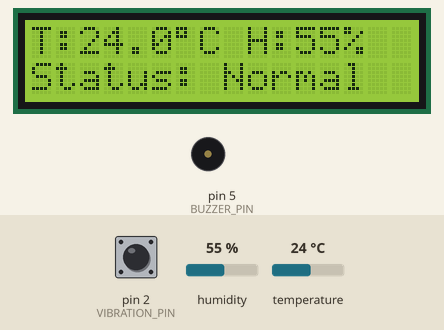
The sketch below on a simulated Arduino Uno, built with avr-gcc and run on an emulated ATmega328P. On the bench: 16×2 character LCD, buzzer (waves = sounding, pin HIGH). The inputs (shaded band) are chosen by the test bench; at power-on: temperature 24 °C, humidity 55 %, pin 2 (VIBRATION_PIN) LOW. What the sketch prints to the serial monitor is not drawn.

Above: at 2.7 s.
2.8 s: temperature set to 4 °C
At 5.2 s:
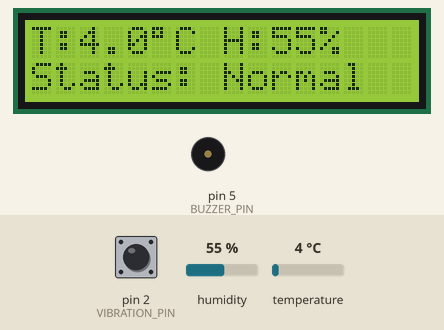
5.5 s: humidity set to 22 %
At 9.4 s:
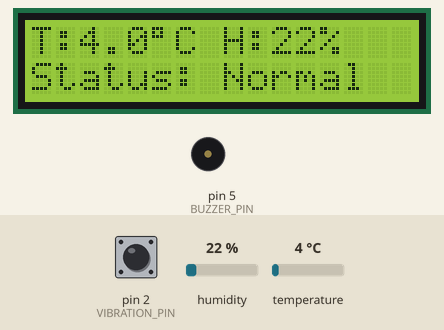
9.7 s: pin 2 (VIBRATION_PIN) driven HIGH
12.4 s: temperature set to 12 °C
At 15.6 s:
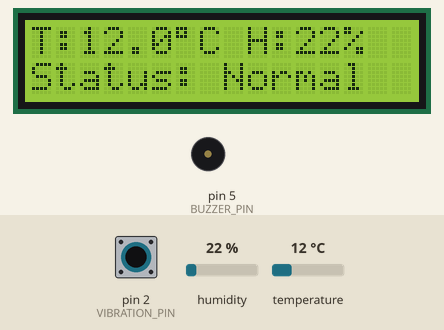
15.9 s: humidity set to 40 %
At 16.8 s:
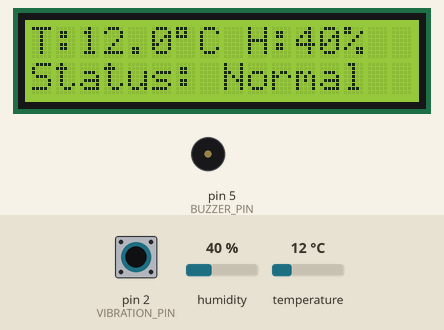
18.6 s: pin 2 (VIBRATION_PIN) pulsed LOW 2 times (0.12 s each, 0.3 s apart)
Timing chart, 0 to 21.6 s (numbered marks = the images above; inputs shaded):
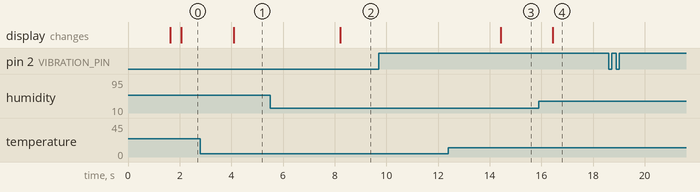

Measured:
- after the input at 2.8 s, the display: changes after 1.3 s (image 1)
- after the input at 5.5 s, the display: changes after 2.7 s (image 2)
- after the input at 9.7 s, every drawn part: stays the same
- after the input at 12.4 s, the display: changes after 2.0 s (image 3)
- after the input at 15.9 s, the display: changes after 0.55 s (image 4)
- after the input at 18.6 s, every drawn part: stays the same

The sketch:

stress_monitor.ino
```cpp
/*
 * Pre-Epileptic Stress Aid Monitor
 * Author: Aditi S Puranik
 * Description: Real-time multi-sensor monitoring system for early detection
 *              of epileptic stress indicators using DHT11, SW-420 vibration
 *              sensor, interrupt-driven architecture, and ADC optimization.
 */

#include <DHT.h>
#include <Wire.h>
#include <LiquidCrystal_I2C.h>

// ─── Sensor & Pin Definitions ─────────────────────────────────────────────────
#define DHT_PIN         4       // DHT11 data pin
#define DHT_TYPE        DHT11
#define VIBRATION_PIN   2       // INT0 — hardware interrupt pin
#define BUZZER_PIN      5

// ─── Alert Thresholds (tune as needed) ────────────────────────────────────────
#define TEMP_THRESHOLD    37.5  // °C — above normal body temp
#define HUMID_THRESHOLD   70.0  // %RH — elevated humidity

// ─── Polling Interval ─────────────────────────────────────────────────────────
#define DHT_READ_INTERVAL 2000  // ms — DHT11 min stable read interval
#define DEBOUNCE_DELAY    200   // ms — vibration ISR debounce

// ─── Object Instantiation ─────────────────────────────────────────────────────
DHT dht(DHT_PIN, DHT_TYPE);
LiquidCrystal_I2C lcd(0x27, 16, 2);

// ─── Shared ISR Variables (volatile) ─────────────────────────────────────────
volatile bool vibrationDetected = false;
volatile unsigned long lastVibrationTime = 0;

// ─── State Variables ──────────────────────────────────────────────────────────
float temperature = 0.0;
float humidity    = 0.0;
unsigned long lastDHTRead = 0;
bool alertActive  = false;

// ─────────────────────────────────────────────────────────────────────────────
void setup() {
  Serial.begin(9600);

  pinMode(BUZZER_PIN, OUTPUT);
  digitalWrite(BUZZER_PIN, LOW);
  pinMode(VIBRATION_PIN, INPUT);

  // Attach interrupt on INT0 (D2) — triggers on RISING edge
  attachInterrupt(digitalPinToInterrupt(VIBRATION_PIN), vibrationISR, RISING);

  dht.begin();

  lcd.init();
  lcd.backlight();
  lcd.setCursor(0, 0);
  lcd.print("Stress Monitor");
  lcd.setCursor(0, 1);
  lcd.print("Initializing...");
  delay(1500);
  lcd.clear();

  Serial.println("=== Pre-Epileptic Stress Aid ===");
  Serial.println("Monitoring started.\n");
}

// ─────────────────────────────────────────────────────────────────────────────
void loop() {
  unsigned long now = millis();

  // Read DHT11 at controlled intervals (avoids sensor overload & false reads)
  if (now - lastDHTRead >= DHT_READ_INTERVAL) {
    lastDHTRead = now;
    readDHT();
  }

  // Check stress condition
  if (vibrationDetected) {
    vibrationDetected = false;  // Clear ISR flag
    evaluateStress();
  }

  // Normal status display
  if (!alertActive) {
    displayStatus();
  }

  delay(100);  // Small yield — keeps loop responsive without busy-waiting
}

// ─── ISR — Vibration Detected ────────────────────────────────────────────────
// Keep ISR minimal: just set flag + debounce timestamp
void vibrationISR() {
  unsigned long now = millis();
  if (now - lastVibrationTime > DEBOUNCE_DELAY) {
    vibrationDetected = true;
    lastVibrationTime = now;
  }
}

// ─── DHT11 Read ───────────────────────────────────────────────────────────────
void readDHT() {
  float t = dht.readTemperature();
  float h = dht.readHumidity();

  if (!isnan(t) && !isnan(h)) {
    temperature = t;
    humidity    = h;
  } else {
    Serial.println("[ERROR] DHT read failed. Retrying next interval.");
  }
}

// ─── Stress Evaluation ────────────────────────────────────────────────────────
void evaluateStress() {
  Serial.print("[WARN] Vibration detected | ");
  Serial.print("Temp: "); Serial.print(temperature);
  Serial.print("°C | Humidity: "); Serial.print(humidity);
  Serial.println("%");

  if (temperature > TEMP_THRESHOLD && humidity > HUMID_THRESHOLD) {
    triggerAlert();
  } else {
    Serial.println("[OK]  Thresholds not exceeded — no alert.");
  }
}

// ─── Alert System ────────────────────────────────────────────────────────────
void triggerAlert() {
  alertActive = true;
  Serial.println("[ALERT] *** STRESS EVENT DETECTED — CHECK PATIENT ***");

  lcd.clear();
  lcd.setCursor(0, 0);
  lcd.print("!! STRESS EVENT !!");
  lcd.setCursor(0, 1);
  lcd.print("Check Patient Now");

  // Rapid buzzer pattern for attention
  for (int i = 0; i < 5; i++) {
    digitalWrite(BUZZER_PIN, HIGH);
    delay(150);
    digitalWrite(BUZZER_PIN, LOW);
    delay(100);
  }

  delay(3000);   // Hold alert display
  alertActive = false;
  lcd.clear();
}

// ─── Status Display ───────────────────────────────────────────────────────────
void displayStatus() {
  lcd.setCursor(0, 0);
  lcd.print("T:");
  lcd.print(temperature, 1);
  lcd.print((char)223);  // degree symbol
  lcd.print("C H:");
  lcd.print((int)humidity);
  lcd.print("%   ");

  lcd.setCursor(0, 1);
  lcd.print("Status: Normal  ");

  // Serial log
  Serial.print("[OK]   Temp: ");
  Serial.print(temperature);
  Serial.print("C | Humidity: ");
  Serial.print(humidity);
  Serial.println("% | Vibration: NONE");
}
```
